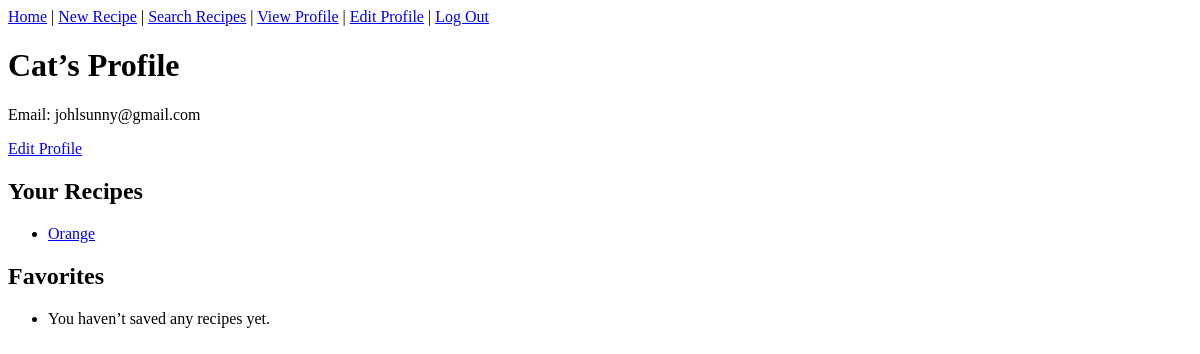
The app's page /profile (signed in), older data.
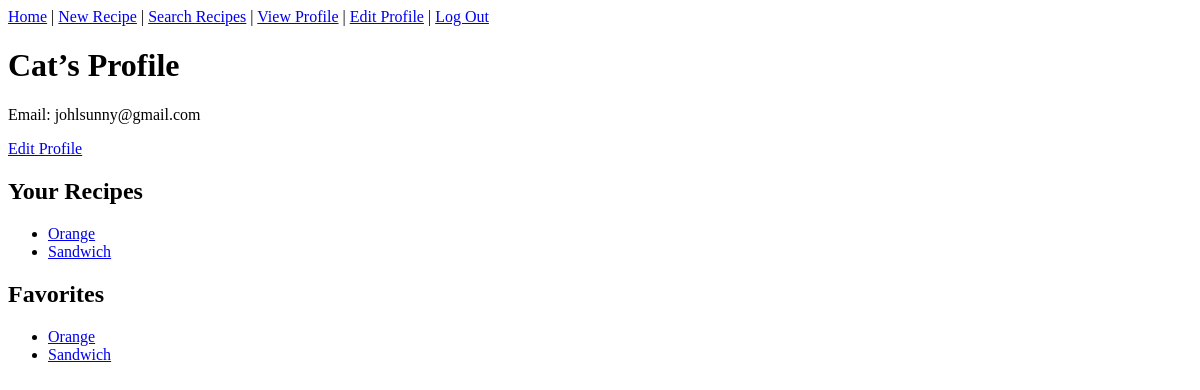
The same page, newer data.
### app.py (models this page shows)
class Recipe(db.Model):
    id = db.Column(db.Integer, primary_key=True)
    title = db.Column(db.String(100), nullable=False)
    ingredients = db.Column(db.Text, nullable=False)
    instructions = db.Column(db.Text, nullable=False)
    user_id = db.Column(db.Integer, db.ForeignKey('user.id'), nullable=False)
    tags = db.relationship('Tag', secondary=recipe_tags, backref=db.backref('recipes', lazy='dynamic'), lazy='dynamic')

### app.py (the view)
@app.route('/profile')
@login_required
def profile():
    return render_template('profile.html', user=current_user, recipes=current_user.recipes,favorites=current_user.favorites.all())

### app.py (called while the page is built)
@login_manager.user_loader
def load_user(user_id):
    return User.query.get(int(user_id))

### templates/profile.html (shortened to what this page needs)
{% extends 'base.html' %}
{% block content %}
  <h1>{{ user.username }}’s Profile</h1>
  <p>Email: {{ user.email }}</p>
  <p><a href="{{ url_for('edit_profile') }}">Edit Profile</a></p>
  <h2>Your Recipes</h2>
  <ul>
    {% for r in recipes %}
      <li><a href="{{ url_for('view_recipe', id=r.id) }}">{{ r.title }}</a></li>
    {% else %}
      <li>You have no recipes yet.</li>
    {% endfor %}
  </ul>
  <h2>Favorites</h2>
  <ul>
    {% for r in favorites %}
      <li><a href="{{ url_for('view_recipe', id=r.id) }}">{{ r.title }}</a></li>
    {% else %}
      <li>You haven’t saved any recipes yet.</li>
    {% endfor %}
  </ul>
{% endblock %}

Row changes from the older to the newer data that the page shows:
now on one of the page's lists (row unchanged): Recipe: title "Orange"
added Recipe: title "Sandwich"
Text that changed along with them:
text no longer shown: "You haven’t saved any recipes yet."
